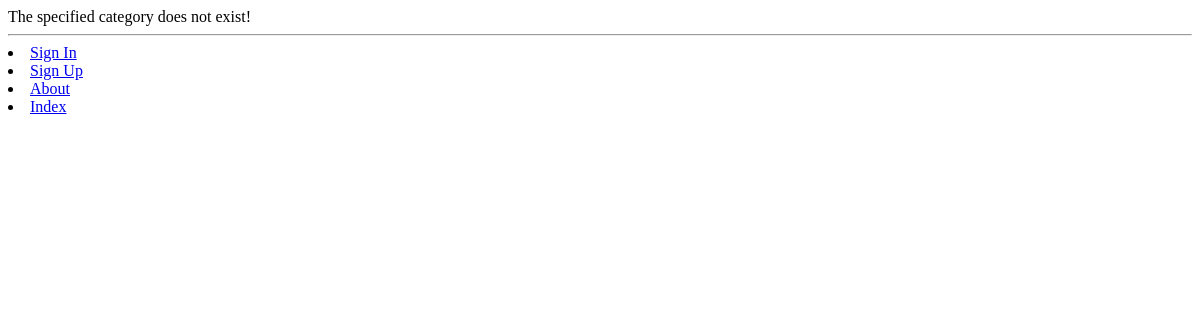
Page /rango/category/python/add_page/ on the earlier database version.
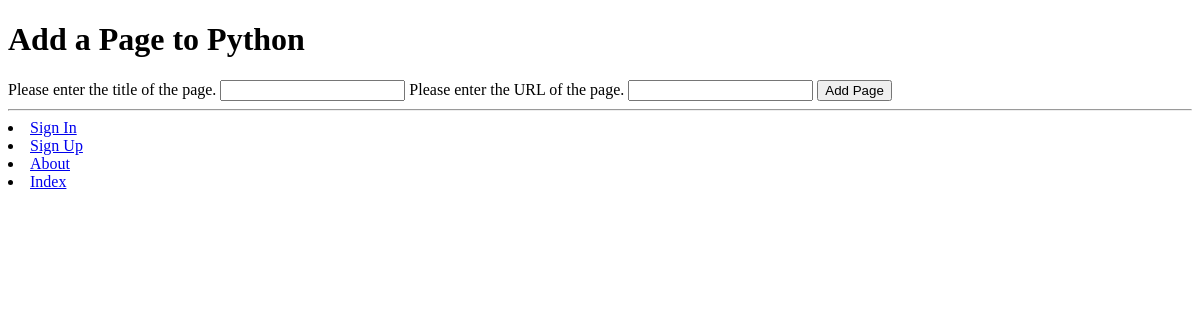
Same page on the later database version.
### rango/models.py (models this page shows, shortened)
class Category(models.Model):
    name=models.CharField(max_length=128, unique=True)
    likes=models.IntegerField(default=0)
    views=models.IntegerField(default=0)
    slug=models.SlugField(unique=True)
    class Meta:
        verbose_name_plural = 'Categories'

### rango/views.py (the view, shortened to what this page needs)
# urls.py: url(r'^category/(?P<category_name_slug>[\w\-]+)/add_page/$', views.add_page, name='add_page'),
def  add_page(request, category_name_slug):
    try:
        category=Category.objects.get(slug=category_name_slug)
    except Category.DoesNotExist:
        category=None
    form=PageForm()
    context_dict={'form': form, 'category': category}
    return render(request, 'rango/add_page.html', context_dict)

### rango/forms.py (shortened to what this page needs)
class PageForm(forms.ModelForm):
    title=forms.CharField(max_length=128, help_text="Please enter the title of the page.")
    url=forms.URLField(max_length=200, help_text="Please enter the URL of the page.")
    views= forms.IntegerField(widget=forms.HiddenInput(), initial=0)
    class Meta:
        model=Page
        exclude=('category',)

### templates/rango/add_page.html (shortened to what this page needs)
{% extends 'rango/base.html' %}
{% load staticfiles %}
{% block body_block %}
	<div>
	{% if category %}
	<h1>Add a Page to {{category.name}}</h1>
	<form id="page_form" method="post" action="/rango/category/{{ category.slug }}/add_page/">
		{% for field in form.visible_fields %}
			{{ field.help_text }}
			{{ field }}
		{% endfor %}
		<input type="submit" name="submit" value="Add Page" />
	</form>
	{% else %}
		The specified category does not exist!
	{% endif%}
	</div>
{% endblock %}

Differences in the rows shown:
added Category: name "Python"
Other differences:
form field submit: (not shown) → "Add Page"
text no longer shown: "The specified category does not exist!"
text now shown: "Add a Page to"
new list line: "Please enter the title of the page. "
new list line: "Please enter the URL of the page. "
